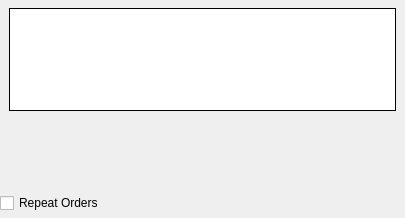
<?xml version="1.0" encoding="UTF-8"?>
<ui version="4.0">
 <class>FleetWaypointsWidget</class>
 <widget class="QWidget" name="FleetWaypointsWidget">
  <property name="geometry">
   <rect>
    <x>0</x>
    <y>0</y>
    <width>405</width>
    <height>218</height>
   </rect>
  </property>
  <property name="windowTitle">
   <string>Form</string>
  </property>
  <layout class="QVBoxLayout" name="verticalLayout">
   <property name="spacing">
    <number>0</number>
   </property>
   <property name="leftMargin">
    <number>0</number>
   </property>
   <property name="topMargin">
    <number>3</number>
   </property>
   <property name="rightMargin">
    <number>0</number>
   </property>
   <property name="bottomMargin">
    <number>5</number>
   </property>
   <item>
    <widget class="QWidget" name="widget_3" native="true">
     <layout class="QHBoxLayout" name="horizontalLayout_2">
      <property name="topMargin">
       <number>5</number>
      </property>
      <property name="bottomMargin">
       <number>3</number>
      </property>
      <item>
       <widget class="QListWidget" name="waypointListBox">
        <property name="frameShape">
         <enum>QFrame::Box</enum>
        </property>
        <property name="frameShadow">
         <enum>QFrame::Plain</enum>
        </property>
       </widget>
      </item>
     </layout>
    </widget>
   </item>
   <item>
    <widget class="QWidget" name="widget" native="true">
     <property name="sizePolicy">
      <sizepolicy hsizetype="Preferred" vsizetype="Fixed">
       <horstretch>0</horstretch>
       <verstretch>0</verstretch>
      </sizepolicy>
     </property>
     <property name="minimumSize">
      <size>
       <width>0</width>
       <height>70</height>
      </size>
     </property>
    </widget>
   </item>
   <item>
    <widget class="QWidget" name="widget_2" native="true">
     <layout class="QHBoxLayout" name="horizontalLayout">
      <property name="leftMargin">
       <number>0</number>
      </property>
      <property name="rightMargin">
       <number>3</number>
      </property>
      <property name="bottomMargin">
       <number>0</number>
      </property>
      <item>
       <widget class="QCheckBox" name="repeatOrdersBox">
        <property name="sizePolicy">
         <sizepolicy hsizetype="MinimumExpanding" vsizetype="Fixed">
          <horstretch>0</horstretch>
          <verstretch>0</verstretch>
         </sizepolicy>
        </property>
        <property name="text">
         <string>Repeat Orders</string>
        </property>
       </widget>
      </item>
      <item>
       <widget class="FreeStars::DiamondButton" name="selectTargetButton" native="true">
        <property name="minimumSize">
         <size>
          <width>20</width>
          <height>20</height>
         </size>
        </property>
       </widget>
      </item>
     </layout>
    </widget>
   </item>
  </layout>
 </widget>
 <customwidgets>
  <customwidget>
   <class>FreeStars::DiamondButton</class>
   <extends>QWidget</extends>
   <header>diamond_button.h</header>
   <container>1</container>
  </customwidget>
 </customwidgets>
 <resources/>
 <connections/>
</ui>
